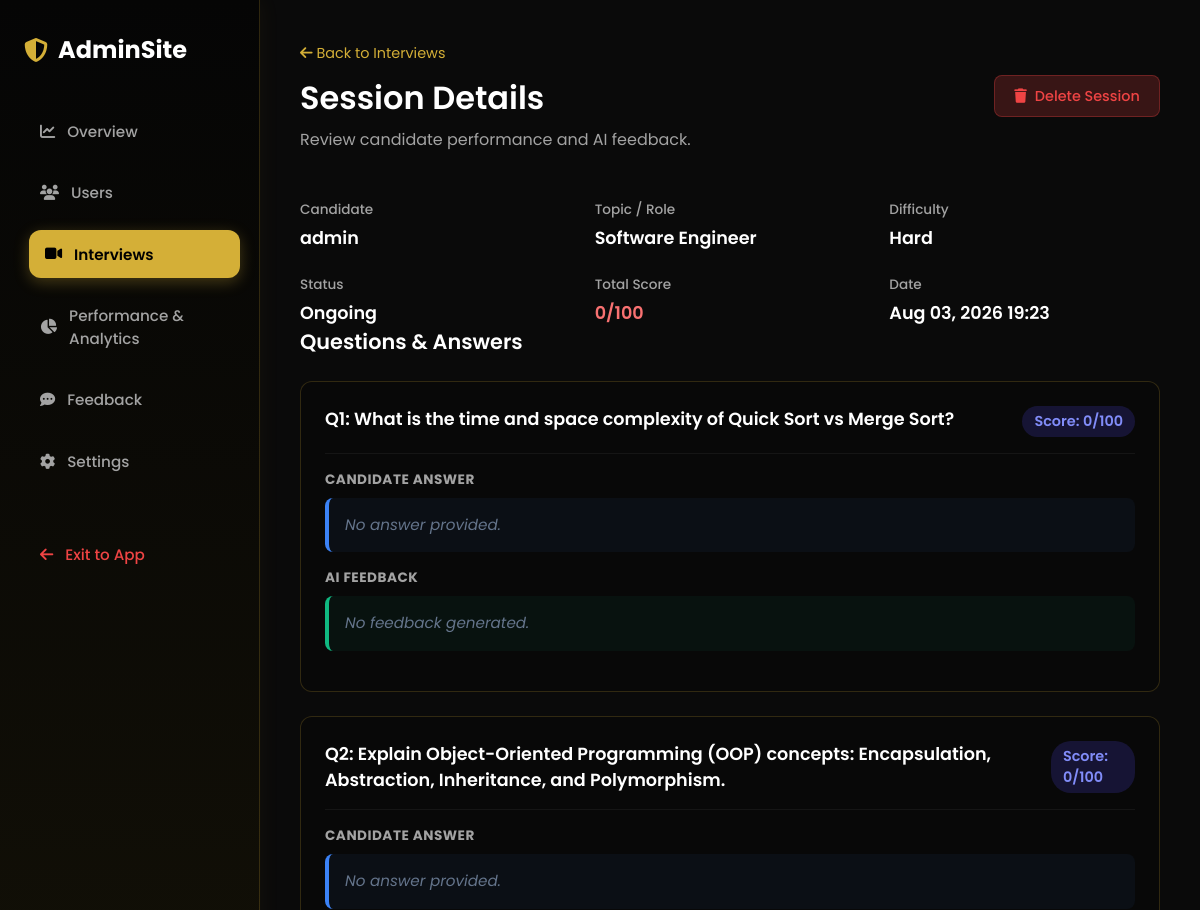
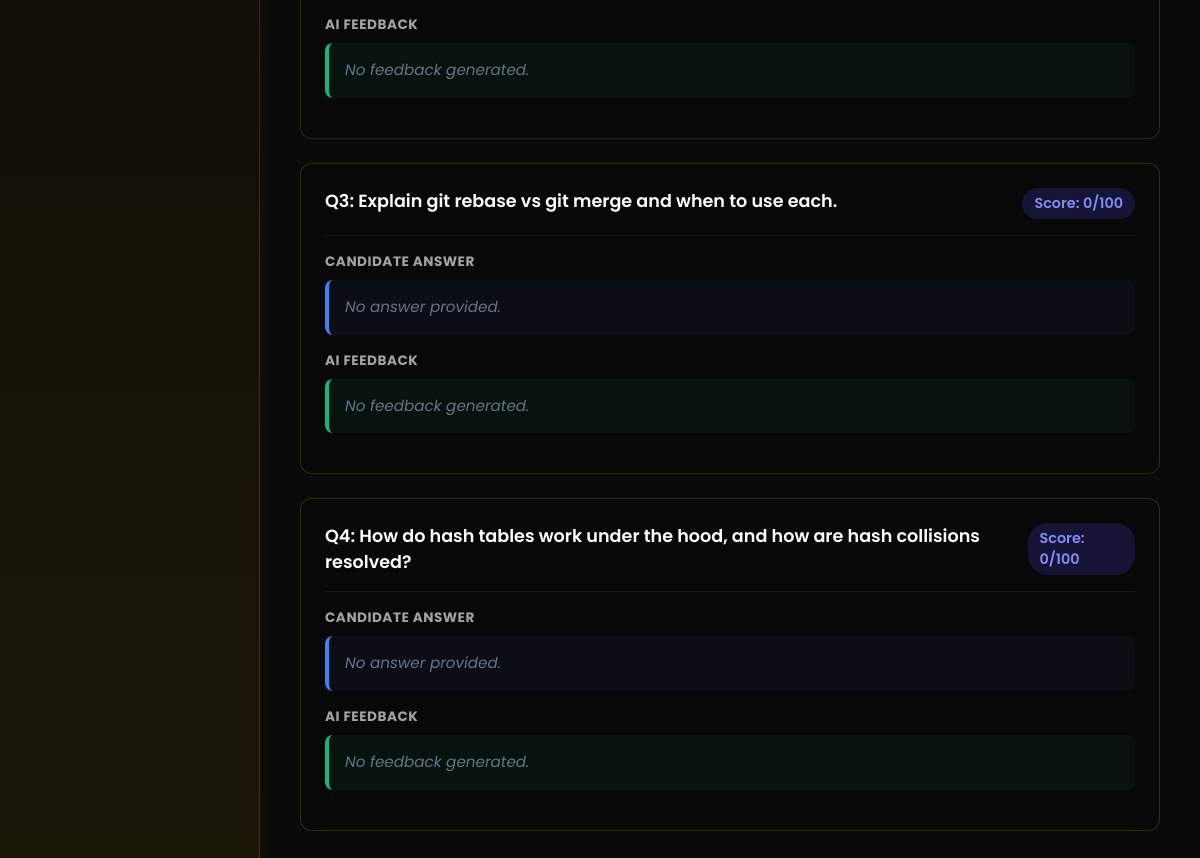
The page /admin-panel/interviews/3/ (signed in) on the database its author committed (2 pictures, top to bottom).
### interview/models.py (models this page shows, shortened)
class InterviewSession(models.Model):
    STATUS_CHOICES = (
        ('ongoing', 'Ongoing'),
        ('completed', 'Completed'),
    )
    user = models.ForeignKey(User, on_delete=models.CASCADE, related_name='interview_sessions')
    topic = models.CharField(max_length=150)  # e.g., Backend Developer, System Design, HR Behavioral
    difficulty = models.CharField(max_length=50, default='Medium')
    status = models.CharField(max_length=20, choices=STATUS_CHOICES, default='ongoing')
    total_score = models.IntegerField(default=0)  # Average score out of 100
    feedback_summary = models.TextField(blank=True)
    created_at = models.DateTimeField(auto_now_add=True)
    completed_at = models.DateTimeField(null=True, blank=True)

class UserProfile(models.Model):
    ROLE_CHOICES = (
        ('Candidate', 'Candidate'),
        ('Admin', 'Admin'),
    )
    user = models.OneToOneField(User, on_delete=models.CASCADE, related_name='profile')
    full_name = models.CharField(max_length=255, blank=True)
    role = models.CharField(max_length=20, choices=ROLE_CHOICES, default='Candidate')
    target_role = models.CharField(max_length=150, blank=True, default='Software Engineer')
    experience_level = models.CharField(max_length=50, blank=True, default='Entry Level')
    bio = models.TextField(blank=True)
    avatar = models.FileField(upload_to='avatars/', blank=True, null=True)
    created_at = models.DateTimeField(auto_now_add=True)
    updated_at = models.DateTimeField(auto_now=True)

class InterviewQuestionAnswer(models.Model):
    session = models.ForeignKey(InterviewSession, on_delete=models.CASCADE, related_name='questions')
    question_text = models.TextField()
    user_answer = models.TextField(blank=True)
    ai_feedback = models.TextField(blank=True)
    score = models.IntegerField(default=0)  # Score 0-100
    suggested_answer = models.TextField(blank=True)
    created_at = models.DateTimeField(auto_now_add=True)

### interview/views_admin.py (the view)
    def _wrapped_view(request, *args, **kwargs):
        if not request.user.is_authenticated:
            return redirect('login')
        if not is_admin(request.user):
            messages.error(request, "Access Denied: Only Admin users can access the Admin Panel.")
            return redirect('dashboard')
        return view_func(request, *args, **kwargs)

### interview/views_admin.py (called while the page is built)
def is_admin(user):
    return user.is_authenticated and (user.is_superuser or (hasattr(user, 'profile') and user.profile.role.lower() == 'admin'))

def admin_required(view_func):
    def _wrapped_view(request, *args, **kwargs):
        if not request.user.is_authenticated:
            return redirect('login')
        if not is_admin(request.user):
            messages.error(request, "Access Denied: Only Admin users can access the Admin Panel.")
            return redirect('dashboard')
        return view_func(request, *args, **kwargs)
    return _wrapped_view

@admin_required
def admin_interview_detail(request, session_id):
    session = InterviewSession.objects.prefetch_related('questions').get(id=session_id)
    return render(request, 'admin_interview_detail.html', {'session': session})

### templates/admin_interview_detail.html (shortened to what this page needs)
{% extends 'admin_base.html' %}
{% block content %}
<div class="header">
    <div>
        <a href="{% url 'admin_interviews' %}" style="color: var(--primary); text-decoration: none; font-size: 0.9rem; margin-bottom: 10px; display: inline-block;">
            <i class="fa-solid fa-arrow-left"></i> Back to Interviews
        </a>
        <h1>Session Details</h1>
        <p style="color: var(--text-muted); margin-top: 5px;">Review candidate performance and AI feedback.</p>
    </div>
    <form method="POST" action="{% url 'admin_interview_delete' session.id %}" onsubmit="return confirm('Are you sure you want to delete this session?');">
        <button type="submit" class="btn btn-danger"><i class="fa-solid fa-trash"></i> Delete Session</button>
    </form>
</div>
<div class="details-card">
    <div class="details-grid">
        <div class="detail-item">
            <label>Candidate</label>
            <div>{{ session.user.profile.full_name|default:session.user.username }}</div>
        </div>
        <div class="detail-item">
            <label>Topic / Role</label>
            <div>{{ session.topic }}</div>
        </div>
        <div class="detail-item">
            <label>Difficulty</label>
            <div>{{ session.difficulty }}</div>
        </div>
        <div class="detail-item">
            <label>Status</label>
            <div style="text-transform: capitalize;">{{ session.status }}</div>
        </div>
        <div class="detail-item">
            <label>Total Score</label>
            <div style="color: {% if session.total_score >= 70 %}#34d399{% elif session.total_score >= 40 %}#fbbf24{% else %}#f87171{% endif %};">
                {{ session.total_score }}/100
            </div>
        </div>
        <div class="detail-item">
            <label>Date</label>
            <div>{{ session.created_at|date:"M d, Y H:i" }}</div>
        </div>
    </div>
</div>
<h2 class="section-header">Questions & Answers</h2>
{% for qa in session.questions.all %}
<div class="qa-card">
    <div class="q-header">
        <div class="q-text">Q{{ forloop.counter }}: {{ qa.question_text }}</div>
        <div class="q-score">Score: {{ qa.score }}/100</div>
    </div>
    <div class="answer-box">
        <h4>Candidate Answer</h4>
        <div class="answer-content user-answer">
            {{ qa.user_answer|default:"<i style='color: #64748b;'>No answer provided.</i>"|safe }}
        </div>
    </div>
    <div class="answer-box">
        <h4>AI Feedback</h4>
        <div class="answer-content ai-feedback">
            {{ qa.ai_feedback|default:"<i style='color: #64748b;'>No feedback generated.</i>"|safe }}
        </div>
    </div>
</div>
{% empty %}
<div style="text-align: center; padding: 3rem; color: var(--text-muted); background: var(--card-bg); border-radius: 16px; border: 1px solid var(--border);">
    No questions found for this session.
</div>
{% endfor %}
{% endblock %}

### rows shown on the page
InterviewSession: user.profile.full_name "admin", topic "Software Engineer", difficulty "Hard", status "Ongoing", total_score "0", created_at "Aug 03, 2026 19:23"
InterviewQuestionAnswer: question_text "What is the time and space complexity of Quick Sort vs Merge Sort?", score "0", user_answer "No answer provided.", ai_feedback "No feedback generated."
InterviewQuestionAnswer: question_text "Explain Object-Oriented Programming (OOP) concepts: Encapsulation, Abstraction, Inheritance, and Polymorphism.", score "0", user_answer "No answer provided.", ai_feedback "No feedback generated."
InterviewQuestionAnswer: question_text "Explain git rebase vs git merge and when to use each.", score "0", user_answer "No answer provided.", ai_feedback "No feedback generated."
InterviewQuestionAnswer: question_text "How do hash tables work under the hood, and how are hash collisions resolved?", score "0", user_answer "No answer provided.", ai_feedback "No feedback generated."
